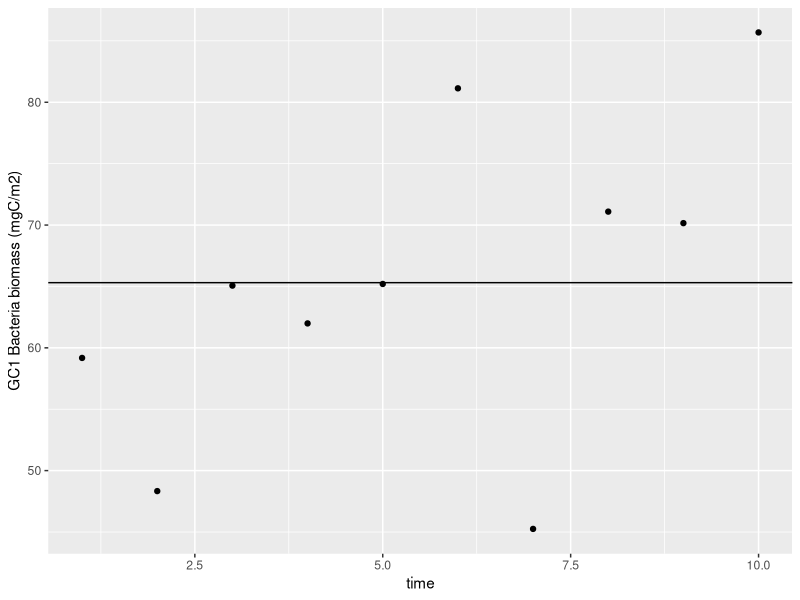
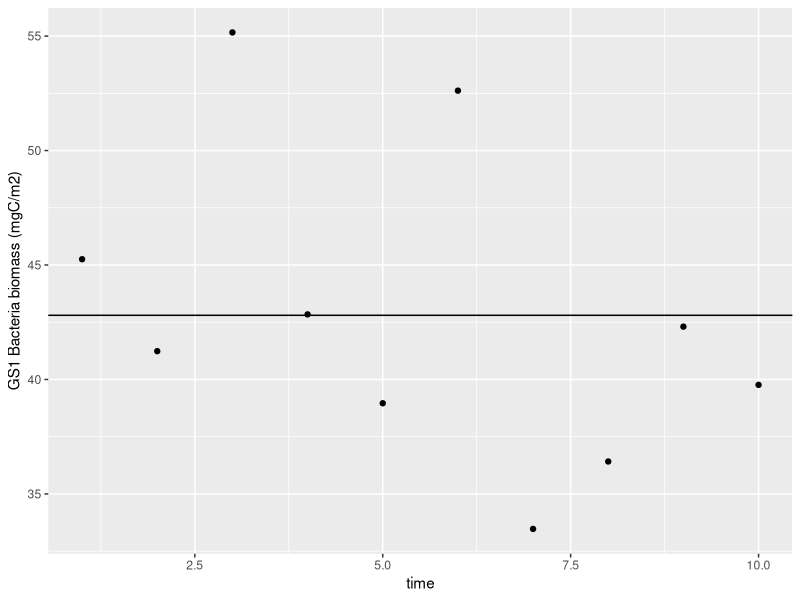
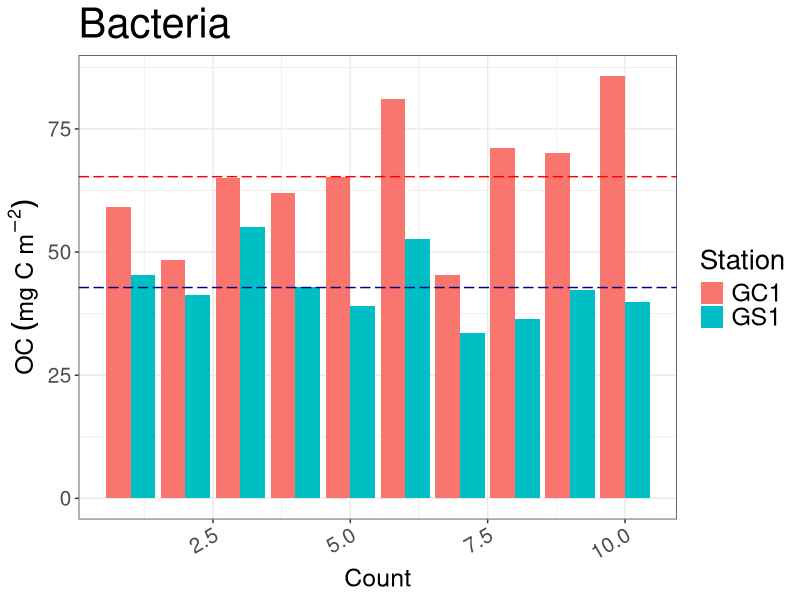

These figures' R source, in order:
rm(list=ls())
library(readxl)
library(dplyr)

GPSC_bac <- read_excel("data/GPSC_bact/GPSC_bacteria_count_OR1-1190.xlsx")
GPSC_bac %>% select(`Bacterial Cell Count`) 
A<-9^2*pi   #well area (mm^2)
a<-0.11^2*pi #view area (mm^2)
V<-0.1/2    #sample volume	(ml=cm3)
#GC1####
GC1_bac<-data.frame(time=seq(1:10),
                    count=as.numeric(unlist(GPSC_bac[2:11,2])))

GC1_bac<-GC1_bac %>% 
  mutate(num=count*A/a/V) %>% #count* A/a/V *10 cm = # bac/ cm3
  mutate(biomass=num*10*10*10^(-12)/10^(-4))
# Convert to biomass (assuming 10 fgC cell-1, Deming & Capenter 2008)
# # bac/cm3 * 10cm *10 fgC/bac = #fgC/cm2->*E-12/E-4= # mgC/m2

library(ggplot2)
ggplot(data=GC1_bac,aes(x=time, y=biomass))+
  geom_point()+
  ylab("GC1 Bacteria biomass (mgC/m2)")+
  geom_hline(yintercept = mean(GC1_bac$biomass))

GC1_mean<-mean(GC1_bac$biomass)
GC1_sd<-sd(GC1_bac$biomass)

#GS1####
GS1_bac<-data.frame(time=seq(1:10),
                    count=as.numeric(unlist(GPSC_bac[2:11,7])))

GS1_bac<-GS1_bac %>% 
  mutate(num=count*A/a/V) %>% #count* A/a/V *10 cm = # bac/ cm3
  mutate(biomass=num*10*10*10^(-12)/10^(-4))
# Convert to biomass (assuming 10 fgC cell-1, Deming & Capenter 2008)
# # bac/cm3 * 10cm *10 fgC/bac = #fgC/cm2->*E-12/E-4= # mgC/m2


library(ggplot2)
ggplot(data=GS1_bac,aes(x=time, y=biomass))+
  geom_point()+
  ylab("GS1 Bacteria biomass (mgC/m2)")+
  geom_hline(yintercept = mean(GS1_bac$biomass))
GS1_mean<-mean(GS1_bac$biomass)
GS1_sd<-sd(GS1_bac$biomass)
GC1_mean/GS1_mean
GC1_bac$Station<-"GC1"
GS1_bac$Station<-"GS1"
BAC<-rbind(GC1_bac,GS1_bac)
Mean_BAC<-data.frame(
  Mean=c(GC1_mean,GS1_mean),
  Station=c("GC1","GS1")
)
#plot####
BAC%>% 
  ggplot(aes(x = time, y = biomass))+
  geom_bar(stat = "identity",position = position_dodge(),
           aes(fill=Station))+
  ylab(expression(OC~(mg~C~m^-2)))+
  xlab("Count")+ 
  ylim(0, NA)+
  geom_hline(data = Mean_BAC, aes(yintercept = Mean),color=c("red","darkblue"),
             linetype=5)+
  scale_linetype_manual(name = "Mean", values = c(2, 2),
                        guide = guide_legend(override.aes = list(color = c("red3","darkcyan"))))+
  theme_bw()+labs(title = "Bacteria")+
  guides(color = guide_legend(override.aes = list(size = 3) ) )+
  theme(legend.title = element_text(size = 20),
        legend.text = element_text(size = 18),
        axis.title.x = element_text(size = 18),
        axis.text.x = element_text(size = 15),
        axis.title.y = element_text(size = 18),
        axis.text.y = element_text(size = 15),
        title = element_text(size=25))+
  theme(axis.text.x = element_text(angle = 30, hjust = 1))
ggsave("OC_bac.png",width = 12, height =9)  
